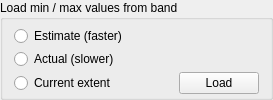
            <widget class="QGroupBox" name="groupBox_2">
             <property name="title">
              <string>Load min / max values from band</string>
             </property>
             <layout class="QGridLayout" name="_4">
              <property name="topMargin">
               <number>4</number>
              </property>
              <property name="bottomMargin">
               <number>1</number>
              </property>
              <property name="horizontalSpacing">
               <number>6</number>
              </property>
              <property name="verticalSpacing">
               <number>1</number>
              </property>
              <item row="0" column="0">
               <widget class="QRadioButton" name="rbtnEstimateMinMax">
                <property name="text">
                 <string>Estimate (faster)</string>
                </property>
               </widget>
              </item>
              <item row="0" column="1" colspan="2">
               <spacer>
                <property name="orientation">
                 <enum>Qt::Horizontal</enum>
                </property>
                <property name="sizeHint" stdset="0">
                 <size>
                  <width>81</width>
                  <height>20</height>
                 </size>
                </property>
               </spacer>
              </item>
              <item row="1" column="0">
               <widget class="QRadioButton" name="rbtnActualMinMax">
                <property name="text">
                 <string>Actual (slower)</string>
                </property>
               </widget>
              </item>
              <item row="1" column="1" colspan="2">
               <spacer>
                <property name="orientation">
                 <enum>Qt::Horizontal</enum>
                </property>
                <property name="sizeHint" stdset="0">
                 <size>
                  <width>111</width>
                  <height>20</height>
                 </size>
                </property>
               </spacer>
              </item>
              <item row="2" column="0">
               <widget class="QRadioButton" name="rbtnExtentMinMax">
                <property name="text">
                 <string>Current extent</string>
                </property>
               </widget>
              </item>
              <item row="2" column="2">
               <widget class="QPushButton" name="pbtnLoadMinMax">
                <property name="text">
                 <string>Load</string>
                </property>
               </widget>
              </item>
              <item row="2" column="1">
               <spacer name="horizontalSpacer">
                <property name="orientation">
                 <enum>Qt::Horizontal</enum>
                </property>
                <property name="sizeHint" stdset="0">
                 <size>
                  <width>40</width>
                  <height>20</height>
                 </size>
                </property>
               </spacer>
              </item>
             </layout>
            </widget>
